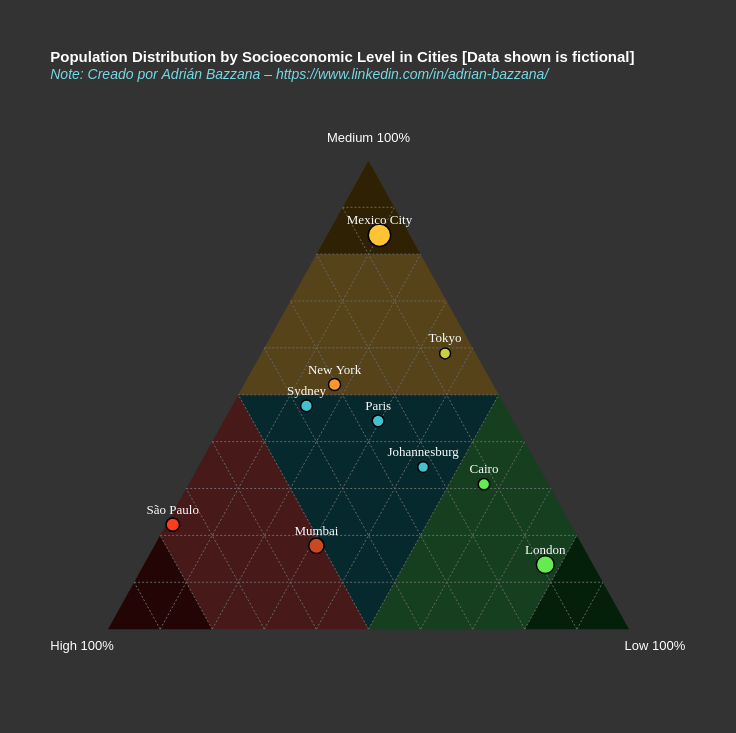

The Vega-Lite source for this figure:
### Vega-Lite specification from a JSON file in a GitHub repository (floating-point values rounded to 4 significant figures)
{"$schema": "https://vega.github.io/schema/vega-lite/v5.json", "width": 625, "height": 541.2, "padding": 50, "title": {"text": ["Population Distribution by Socioeconomic Level in Cities [Data shown is fictional]"], "subtitle": "Note: Creado por Adrián Bazzana – https://www.linkedin.com/in/adrian-bazzana/", "fontSize": 15, "subtitleFontSize": 14, "subtitleFontStyle": "italic", "anchor": "start", "color": "#ffffff", "subtitleColor": "#76d9e4", "offset": 50}, "config": {"background": "#333333", "view": {"stroke": "transparent"}, "axis": {"disable": true, "grid": false, "tickBand": "extent"}}, "layer": [{"data": {"values": [{"x": 0.25, "y": 0.433}, {"x": 0.75, "y": 0.433}, {"x": 0.5, "y": 0}]}, "mark": {"type": "line", "fill": "#06292d", "stroke": null}, "encoding": {"x": {"field": "x", "type": "quantitative"}, "y": {"field": "y", "type": "quantitative"}}}, {"data": {"values": [{"x": 0, "y": 0}, {"x": 0.25, "y": 0.433}, {"x": 0.5, "y": 0}]}, "mark": {"type": "line", "fill": "#481919", "stroke": null}, "encoding": {"x": {"field": "x", "type": "quantitative"}, "y": {"field": "y", "type": "quantitative"}}}, {"data": {"values": [{"x": 0, "y": 0}, {"x": 0.1, "y": 0.1732}, {"x": 0.2, "y": 0}]}, "mark": {"type": "line", "fill": "#240505", "stroke": null}, "encoding": {"x": {"field": "x", "type": "quantitative"}, "y": {"field": "y", "type": "quantitative"}}}, {"data": {"values": [{"x": 1, "y": 0}, {"x": 0.75, "y": 0.433}, {"x": 0.5, "y": 0}]}, "mark": {"type": "line", "fill": "#153f1e", "stroke": null}, "encoding": {"x": {"field": "x", "type": "quantitative"}, "y": {"field": "y", "type": "quantitative"}}}, {"data": {"values": [{"x": 1, "y": 0}, {"x": 0.9, "y": 0.1732}, {"x": 0.8, "y": 0}]}, "mark": {"type": "line", "fill": "#041f0a", "stroke": null}, "encoding": {"x": {"field": "x", "type": "quantitative"}, "y": {"field": "y", "type": "quantitative"}}}, {"data": {"values": [{"x": 0.5, "y": 0.866}, {"x": 0.25, "y": 0.433}, {"x": 0.75, "y": 0.433}]}, "mark": {"type": "line", "fill": "#564319", "stroke": null}, "encoding": {"x": {"field": "x", "type": "quantitative"}, "y": {"field": "y", "type": "quantitative"}}}, {"data": {"values": [{"x": 0.5, "y": 0.866}, {"x": 0.4, "y": 0.6928}, {"x": 0.6, "y": 0.6928}]}, "mark": {"type": "line", "fill": "#2e2104", "stroke": null}, "encoding": {"x": {"field": "x", "type": "quantitative"}, "y": {"field": "y", "type": "quantitative"}}}, {"data": {"values": [{"x": -0.05, "y": -0.05, "label": "High 100%"}, {"x": 1.05, "y": -0.05, "label": "Low 100%"}, {"x": 0.5, "y": 0.888, "label": "Medium 100%"}]}, "mark": {"type": "text", "dy": -10, "fontSize": 13, "color": "#ffffff"}, "encoding": {"x": {"field": "x", "type": "quantitative"}, "y": {"field": "y", "type": "quantitative"}, "text": {"field": "label", "type": "nominal"}}}, {"data": {"values": [{"x": 0.1, "y": 0, "x2": 0.05, "y2": 0.0866}, {"x": 0.2, "y": 0, "x2": 0.1, "y2": 0.1732}, {"x": 0.3, "y": 0, "x2": 0.15, "y2": 0.2598}, {"x": 0.4, "y": 0, "x2": 0.2, "y2": 0.3464}, {"x": 0.5, "y": 0, "x2": 0.25, "y2": 0.433}, {"x": 0.6, "y": 0, "x2": 0.3, "y2": 0.5196}, {"x": 0.7, "y": 0, "x2": 0.35, "y2": 0.6062}, {"x": 0.8, "y": 0, "x2": 0.4, "y2": 0.6928}, {"x": 0.9, "y": 0, "x2": 0.45, "y2": 0.7794}, {"x": 0.9, "y": 0, "x2": 0.95, "y2": 0.0866}, {"x": 0.8, "y": 0, "x2": 0.9, "y2": 0.1732}, {"x": 0.7, "y": 0, "x2": 0.85, "y2": 0.2598}, {"x": 0.6, "y": 0, "x2": 0.8, "y2": 0.3464}, {"x": 0.5, "y": 0, "x2": 0.75, "y2": 0.433}, {"x": 0.4, "y": 0, "x2": 0.7, "y2": 0.5196}, {"x": 0.3, "y": 0, "x2": 0.65, "y2": 0.6062}, {"x": 0.2, "y": 0, "x2": 0.6, "y2": 0.6928}, {"x": 0.1, "y": 0, "x2": 0.55, "y2": 0.7794}, {"x": 0.05, "y": 0.0866, "x2": 0.95, "y2": 0.0866}, {"x": 0.1, "y": 0.1732, "x2": 0.9, "y2": 0.1732}, {"x": 0.15, "y": 0.2598, "x2": 0.85, "y2": 0.2598}, {"x": 0.2, "y": 0.3464, "x2": 0.8, "y2": 0.3464}, {"x": 0.25, "y": 0.433, "x2": 0.75, "y2": 0.433}, {"x": 0.3, "y": 0.5196, "x2": 0.7, "y2": 0.5196}, {"x": 0.35, "y": 0.6062, "x2": 0.65, "y2": 0.6062}, {"x": 0.4, "y": 0.6928, "x2": 0.6, "y2": 0.6928}, {"x": 0.45, "y": 0.7794, "x2": 0.55, "y2": 0.7794}]}, "mark": {"type": "rule", "stroke": "#696969", "strokeDash": [2, 2]}, "encoding": {"x": {"field": "x", "type": "quantitative"}, "y": {"field": "y", "type": "quantitative"}, "x2": {"field": "x2"}, "y2": {"field": "y2"}}}, {"data": {"values": [{"City": "Tokyo", "Higt": 5, "Medium": 50, "Low": 30}, {"City": "New York", "Higt": 35, "Medium": 60, "Low": 20}, {"City": "Mumbai", "Higt": 115, "Medium": 40, "Low": 70}, {"City": "London", "Higt": 30, "Medium": 45, "Low": 252}, {"City": "São Paulo", "Higt": 120, "Medium": 35, "Low": 2}, {"City": "Paris", "Higt": 28, "Medium": 48, "Low": 32}, {"City": "Mexico City", "Higt": 32, "Medium": 458, "Low": 55}, {"City": "Cairo", "Higt": 12, "Medium": 30, "Low": 55}, {"City": "Sydney", "Higt": 40, "Medium": 50, "Low": 15}, {"City": "Johannesburg", "Higt": 18, "Medium": 28, "Low": 35}]}, "layer": [{"mark": {"type": "point", "color": "transparent", "opacity": 1, "stroke": "#000000", "tooltip": true, "strokeWidth": 1.5, "strokeOpacity": 1}, "encoding": {"x": {"field": "x", "type": "quantitative"}, "y": {"field": "y", "type": "quantitative"}, "tooltip": [{"field": "City", "type": "nominal", "title": "City:"}, {"field": "tooltip_high", "type": "nominal", "title": "🔴 High:"}, {"field": "tooltip_medium", "type": "nominal", "title": "🟡 Medium:"}, {"field": "tooltip_low", "type": "nominal", "title": "🟢 Low:"}], "fill": {"field": "color", "type": "nominal", "scale": null}, "size": {"field": "TotalLevel", "type": "quantitative", "legend": null, "scale": {"range": [50, 500]}}}}, {"mark": {"type": "text", "tooltip": true, "font": "Verdana", "dy": {"expr": "datum.dy_val"}, "fontSize": 13, "color": "#ffffff", "fontWeight": 100}, "encoding": {"x": {"field": "x", "type": "quantitative"}, "y": {"field": "y", "type": "quantitative"}, "tooltip": [{"field": "City", "type": "nominal", "title": "City:"}, {"field": "tooltip_high", "type": "nominal", "title": "🔴 High:"}, {"field": "tooltip_medium", "type": "nominal", "title": "🟡 Medium:"}, {"field": "tooltip_low", "type": "nominal", "title": "🟢 Low:"}], "text": {"field": "City", "type": "nominal"}}}], "transform": [{"calculate": "datum['Higt'] + datum['Medium'] + datum['Low']", "as": "TotalLevel"}, {"calculate": "datum['Higt']/datum.TotalLevel", "as": "high_percent"}, {"calculate": "datum['Medium']/datum.TotalLevel", "as": "medium_percent"}, {"calculate": "datum['Low']/datum.TotalLevel", "as": "low_percent"}, {"calculate": "0.5 * (2 * datum.low_percent + datum.medium_percent)", "as": "x"}, {"calculate": "0.866 * datum.medium_percent", "as": "y"}, {"calculate": "toString(isValid(datum['Higt']) ? datum['Higt'] : 0) + ' (' + toString(round((isValid(datum.high_percent) ? datum.high_percent : 0) * 100, 1)) + '%)'", "as": "tooltip_high"}, {"calculate": "toString(isValid(datum['Medium']) ? datum['Medium'] : 0) + ' (' + toString(round((isValid(datum.medium_percent) ? datum.medium_percent : 0) * 100, 1)) + '%)'", "as": "tooltip_medium"}, {"calculate": "toString(isValid(datum['Low']) ? datum['Low'] : 0) + ' (' + toString(round((isValid(datum.low_percent) ? datum.low_percent : 0) * 100, 1)) + '%)'", "as": "tooltip_low"}, {"filter": "datum['City'] !== null"}, {"calculate": "length(datum['City'])", "as": "leng"}, {"calculate": "(datum.x*100 - length(datum['City']))/100", "as": "Xleng"}, {"calculate": "(datum.x*100 + length(datum['City']))/100", "as": "Xleng2"}, {"calculate": "datum['high_percent'] > 0.8 ? '#FF0F0F' : datum['medium_percent'] > 0.8 ? '#FFC333' : datum['low_percent'] > 0.8 ? '#32F95D' : datum['high_percent'] > 0.5 && datum['medium_percent'] > datum['low_percent'] ? '#ff3c18' : datum['high_percent'] > 0.5 && datum['medium_percent'] < datum['low_percent'] ? '#cb4922' : datum['medium_percent'] > 0.5 && datum['high_percent'] > datum['low_percent'] ? '#ff962a' : datum['medium_percent'] > 0.5 && datum['high_percent'] < datum['low_percent'] ? '#cbd03d' : datum['low_percent'] > 0.5 && datum['medium_percent'] < datum['high_percent'] ? '#65be49' : datum['low_percent'] > 0.5 && datum['medium_percent'] > datum['high_percent'] ? '#65eb52' : '#43c1ce'", "as": "color"}, {"calculate": "datum.medium_percent > 0.9 ? 15 : -15", "as": "dy_val"}]}]}
